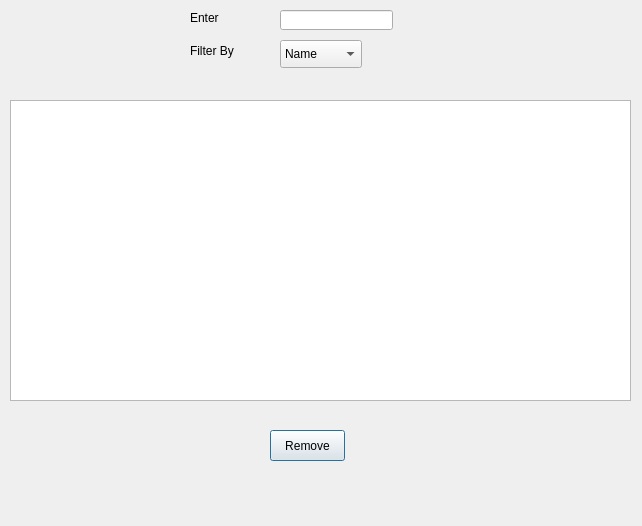
<?xml version="1.0" encoding="UTF-8"?>
<ui version="4.0">
 <class>RemoveItem</class>
 <widget class="QDialog" name="RemoveItem">
  <property name="windowModality">
   <enum>Qt::WindowModality::WindowModal</enum>
  </property>
  <property name="geometry">
   <rect>
    <x>0</x>
    <y>0</y>
    <width>642</width>
    <height>526</height>
   </rect>
  </property>
  <property name="windowTitle">
   <string>Remove an Item</string>
  </property>
  <property name="inputMethodHints">
   <set>Qt::InputMethodHint::ImhExclusiveInputMask</set>
  </property>
  <widget class="QPushButton" name="btnRemove">
   <property name="geometry">
    <rect>
     <x>270</x>
     <y>430</y>
     <width>75</width>
     <height>31</height>
    </rect>
   </property>
   <property name="font">
    <font>
     <pointsize>9</pointsize>
    </font>
   </property>
   <property name="text">
    <string>Remove</string>
   </property>
  </widget>
  <widget class="QLabel" name="label">
   <property name="geometry">
    <rect>
     <x>190</x>
     <y>10</y>
     <width>121</width>
     <height>16</height>
    </rect>
   </property>
   <property name="font">
    <font>
     <pointsize>9</pointsize>
    </font>
   </property>
   <property name="text">
    <string>Enter</string>
   </property>
  </widget>
  <widget class="QLineEdit" name="txtCriteria">
   <property name="geometry">
    <rect>
     <x>280</x>
     <y>10</y>
     <width>113</width>
     <height>20</height>
    </rect>
   </property>
   <property name="font">
    <font>
     <pointsize>9</pointsize>
    </font>
   </property>
  </widget>
  <widget class="QLabel" name="lblInfo">
   <property name="geometry">
    <rect>
     <x>100</x>
     <y>210</y>
     <width>141</width>
     <height>16</height>
    </rect>
   </property>
   <property name="text">
    <string/>
   </property>
  </widget>
  <widget class="QComboBox" name="cmbCriteria">
   <property name="geometry">
    <rect>
     <x>280</x>
     <y>40</y>
     <width>82</width>
     <height>28</height>
    </rect>
   </property>
   <item>
    <property name="text">
     <string>Name</string>
    </property>
   </item>
   <item>
    <property name="text">
     <string>Id</string>
    </property>
   </item>
  </widget>
  <widget class="QLabel" name="label_2">
   <property name="geometry">
    <rect>
     <x>190</x>
     <y>40</y>
     <width>71</width>
     <height>21</height>
    </rect>
   </property>
   <property name="font">
    <font>
     <pointsize>9</pointsize>
    </font>
   </property>
   <property name="text">
    <string>Filter By</string>
   </property>
  </widget>
  <widget class="QTableView" name="tableView">
   <property name="geometry">
    <rect>
     <x>10</x>
     <y>100</y>
     <width>621</width>
     <height>301</height>
    </rect>
   </property>
  </widget>
 </widget>
 <resources/>
 <connections/>
</ui>
